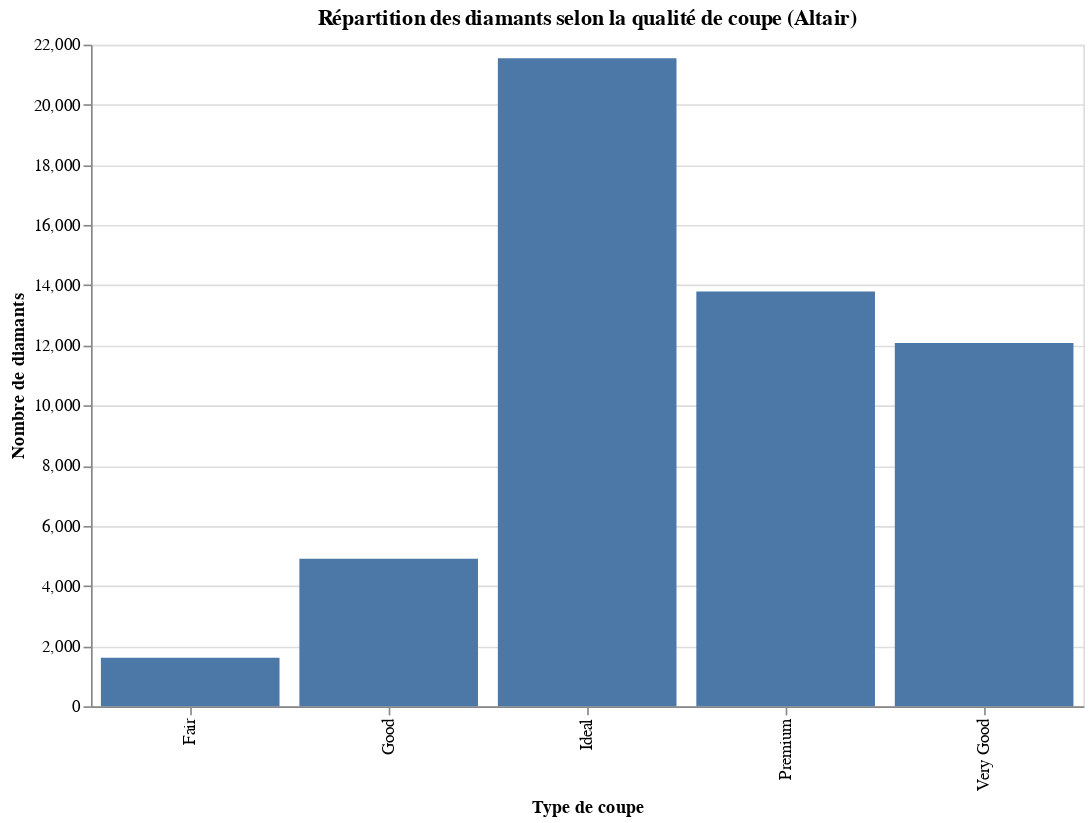

Source (notebook cell):
### Markdown cell above
## 4. Diagramme à barres interactif avec Altair

### Code cell
fig_altair = alt.Chart(cut_df).mark_bar().encode(
    x=alt.X('cut', title='Type de coupe'),
    y=alt.Y('count', title='Nombre de diamants'),
    tooltip=['cut', 'count']
).properties(
    title='Répartition des diamants selon la qualité de coupe (Altair)',
    width=600,
    height=400
)
fig_altair

### Figure 1 — Vega-Lite specification as saved in the notebook (floating-point values rounded to 4 significant figures)
{"config": {"view": {"continuousWidth": 300, "continuousHeight": 300}}, "data": {"name": "data-a26f7a581635fc5298405c388f4b8712"}, "mark": {"type": "bar"}, "encoding": {"tooltip": [{"field": "cut", "type": "nominal"}, {"field": "count", "type": "quantitative"}], "x": {"field": "cut", "title": "Type de coupe", "type": "nominal"}, "y": {"field": "count", "title": "Nombre de diamants", "type": "quantitative"}}, "height": 400, "title": "Répartition des diamants selon la qualité de coupe (Altair)", "width": 600, "$schema": "https://vega.github.io/schema/vega-lite/v5.20.1.json", "datasets": {"data-a26f7a581635fc5298405c388f4b8712": [{"cut": "Fair", "count": 1610}, {"cut": "Good", "count": 4906}, {"cut": "Ideal", "count": 21551}, {"cut": "Premium", "count": 13791}, {"cut": "Very Good", "count": 12082}]}}
